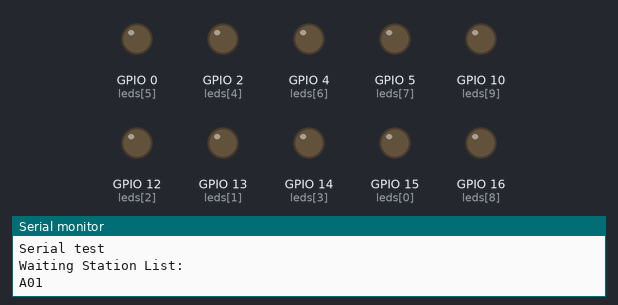
This sketch was run on a simulated ESP8266 (NodeMCU). Parts: output pins drawn as LEDs (lit = HIGH), the last lines printed to the serial monitor. Random numbers use the default seed unless the sketch sets one.

Above: at 0.1 s.
At 15.1 s:
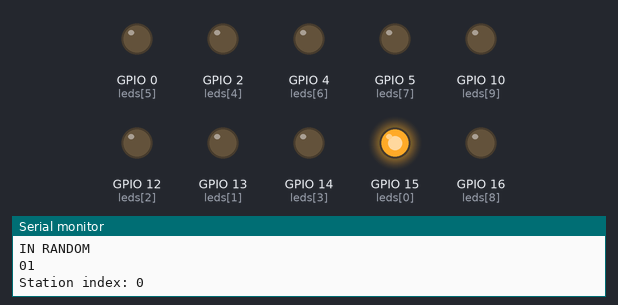
At 27.1 s:
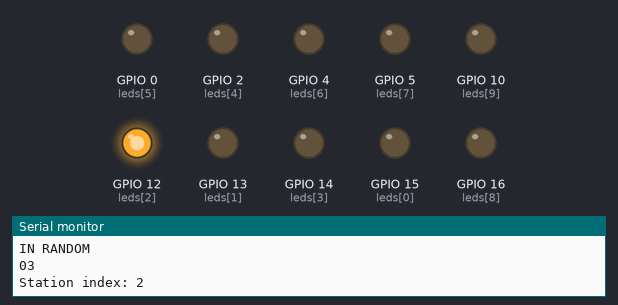
At 60.1 s:
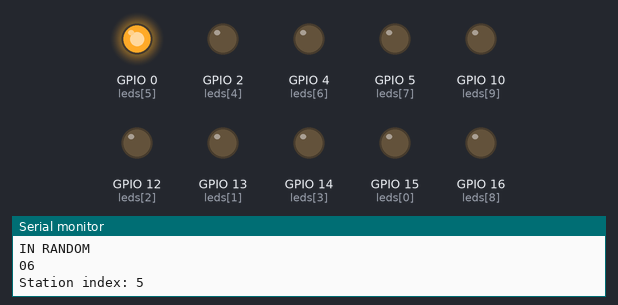
At 94.1 s:
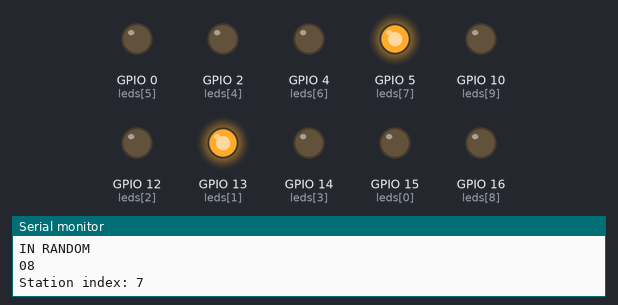
At 123.1 s:
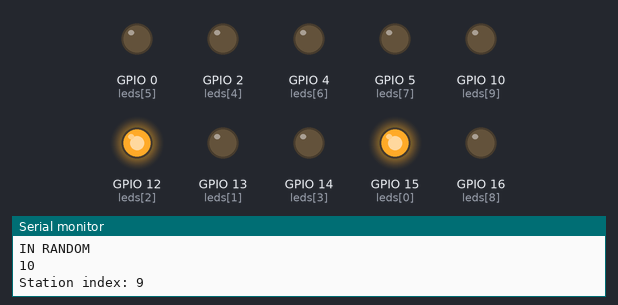
Timing chart, 0 to 130.0 s (numbered marks = the images above):
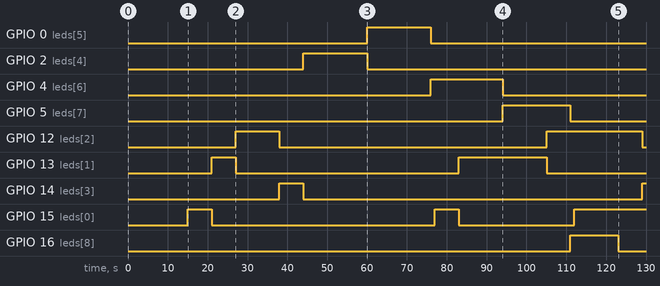

The sketch:

simple_move.ino
```cpp
#include <Arduino.h>

/*
Program to "emulate" train status on 10 leds using ESP8266 pinouts
Maintains a list of stations waiting for a "train" (random value).
When a "train" arrives, led for station is turned on, and list value is updated
to next station.

First station is always waiting for a train. Upon arrival, station 2 is added to 2nd position in waiting list.

Initial / original version of SimpleList.h and associated test code.
*/

const uint8_t MAX_NUM_STATIONS = 10; //Max number of stations per line
const uint8_t STATION_STR_LNGTH = 4; //Number of chars per station identifier string (3+NULL).

class SimpleList {
  public:
    uint8_t len;
    char stations[MAX_NUM_STATIONS][STATION_STR_LNGTH];

    SimpleList(){
      len = 0;
      memset(stations, 0, (MAX_NUM_STATIONS*STATION_STR_LNGTH));
    }

    int add(char* station){
      if( strlen(station) < STATION_STR_LNGTH ){
        if(len == 0 || len == 1){
          memcpy(stations+len, station, STATION_STR_LNGTH);
        }
        else{
          char* buf = new char[MAX_NUM_STATIONS*(len-1)];
          memcpy(buf, stations+1, (STATION_STR_LNGTH*(len-1)));
          memcpy(stations+1, station, STATION_STR_LNGTH);
          memcpy(stations+2, buf, (STATION_STR_LNGTH*(len-1)));
         //memcpy(stations+2, stations+1, (STATION_STR_LNGTH*(len-1))); //right-shift awaiting stations
         //memcpy(stations+1, station, STATION_STR_LNGTH);
         delete[] buf;
        }
        len++;
        return 0;
      }
      else{
        return - 1;
      }
    }//end add

    int remove(char* station){
      if( strlen(station) < STATION_STR_LNGTH){
        for(uint8_t i=0; i<len; i++){
          //Once station in list is found, overwrite it with all seceeding stations, set previous last element to NULL, and decrement length.
          if(strcmp(station,stations[i]) == 0){
            memcpy(stations+i, stations+i+1, (STATION_STR_LNGTH*(len-i-1)));
            memset(stations+len, NULL, STATION_STR_LNGTH);
            len--;
            return 0;
          }
        }//endfor
        return -1;
      }//endif
      return -1;
    }//end remove

    void prnt(HardwareSerial* serial){
      if(len == 0){
        Serial.println("Empty");
        return;
      }
      for(uint8_t i=0; i<len; i++){
        Serial.println(stations[i]);
      }
    }

};//END SimpleList


 int LED_LENGTH = 10;
 int leds[10] = {15, 13, 12, 14, 2, 0, 4, 5, 16, 10}; //GPIO9 messes up all other pins if used. 1 and 2 used for serial.
 uint16_t led_state = 0;
 //uint8_t offset = 16 - LED_LENGTH;

//Set LED's output to whatever it's state is in led_state bit array.
void setLED(int led){
  uint16_t mask = 1;
  digitalWrite(leds[led], ((led_state & (mask << led))>0)); //Move mask to led's position in array. bit-AND w/ mask returns 0 if state for led is 0 and > 0 otherwise. Need '>' b/c results > 2^7 overflow
}

void setup() {
  // put your setup code here, to run once:
  //pinMode(2, OUTPUT);
  Serial.begin(9600);
  Serial.println("Serial test");
  randomSeed(0);
  for(int i=0; i<LED_LENGTH; i++){
    pinMode(leds[i], OUTPUT);
  }
}//END SETUP

void loop() {
  // put your main code here, to run repeatedly:
  char stations[10][4] = {"A01", "A02", "A03", "A04", "A05", "A06", "A07", "A08", "A09", "A10"};

  SimpleList awaiting = SimpleList();
  awaiting.add(stations[0]);

  // /*
  uint16_t init_mask = 15; // 0b00001111 (first four leds)
  while (true){
    //Serial.println("Hello");

    //Serial.println(awaiting.len);

    if (awaiting.len == 0){
      Serial.println("Empty");
    }
    else{
      Serial.println("Waiting Station List:");
      //Serial.println(awaiting.stations[0]);
      for(int i=0; i<awaiting.len; i++){
        //Serial.println("Station: ");
        Serial.println(awaiting.stations[i]);
      }
    }

    /*
    awaiting.remove(stations[0]);

    Serial.println("Station List: ");
    for (int i=0; i<awaiting.len; i++){
      Serial.println(awaiting.stations[i]);
    }
    */

    uint8_t tmp_len = awaiting.len;
    for(int i=awaiting.len-1; i>=0; i--){
      uint8_t r = 3;
      if(i == awaiting.len-1) { r =2; }
      if(random(r) == 0){
        Serial.println("IN RANDOM");
        char substr[3];
        strncpy(substr, &awaiting.stations[i][1], 3); //just get digits
        Serial.println(substr);
        uint8_t statn_idx = atoi(substr)-1;


        uint8_t nxt_idx = 11;
        if(i != awaiting.len-1){
          strncpy(substr, &awaiting.stations[i+1][1], 3);
          nxt_idx = atoi(substr)-1;
        }
        if( nxt_idx != (statn_idx + 1)){
          Serial.println("Station index: " + String(statn_idx));
          if(statn_idx == 0){
            awaiting.add(stations[statn_idx+1]);
            tmp_len++;
            digitalWrite(leds[statn_idx], 1);
          }
          else if(statn_idx == MAX_NUM_STATIONS-1){
            awaiting.remove(stations[MAX_NUM_STATIONS-1]);
            tmp_len--;
            digitalWrite(leds[statn_idx-1],0);

          }
          else{
            strncpy(awaiting.stations[i], stations[statn_idx+1], STATION_STR_LNGTH);
            digitalWrite(leds[statn_idx], 1);
            digitalWrite(leds[statn_idx-1], 0);
          }//end if block
        }//end check for current train
        //break;
        delay(1000);
      }//end random
    }//end for
    awaiting.len=tmp_len;

    delay(5000);
    /*
    //If the first three LEDs are off, turn the first one on.
    if (!(init_mask & led_state)){
      led_state = led_state | 1;
      setLED(0);
    }
    //Serial.println(led_state);
    led_state <<=1; //Shift state
    //Serial.println(led_state);
    delay(2000);
    uint16_t tmp = led_state;
    for (short i=0; i<LED_LENGTH; i++){
      digitalWrite(leds[i], tmp & 1);
      tmp >>=1;
    }
    /*
    for (short i=0; i<LED_LENGTH; i++){
      setLED(i);
    }
    */
  } //END while
}//END LOOP
```

Measured:
- by itself, GPIO 0 (leds[5]): LOW → HIGH at 60.0 s, → LOW 16.0 s later
- by itself, GPIO 2 (leds[4]): LOW → HIGH at 44.0 s, → LOW 16.0 s later
- by itself, GPIO 4 (leds[6]): LOW → HIGH at 76.0 s, → LOW 18.0 s later
- by itself, GPIO 5 (leds[7]): LOW → HIGH at 94.0 s, → LOW 17.0 s later
- by itself, GPIO 12 (leds[2]): LOW → HIGH at 27.0 s, → LOW 11.0 s later, → HIGH 67.0 s later, → LOW 24.0 s later
- by itself, GPIO 13 (leds[1]): LOW → HIGH at 21.0 s, → LOW 6.0 s later, → HIGH 56.0 s later, → LOW 22.0 s later
- by itself, GPIO 14 (leds[3]): LOW → HIGH at 38.0 s, → LOW 6.0 s later, → HIGH 85.1 s later
- by itself, GPIO 15 (leds[0]): goes HIGH 6.0 s, LOW 56.0 s, HIGH 6.0 s, LOW 29.0 s, then HIGH
